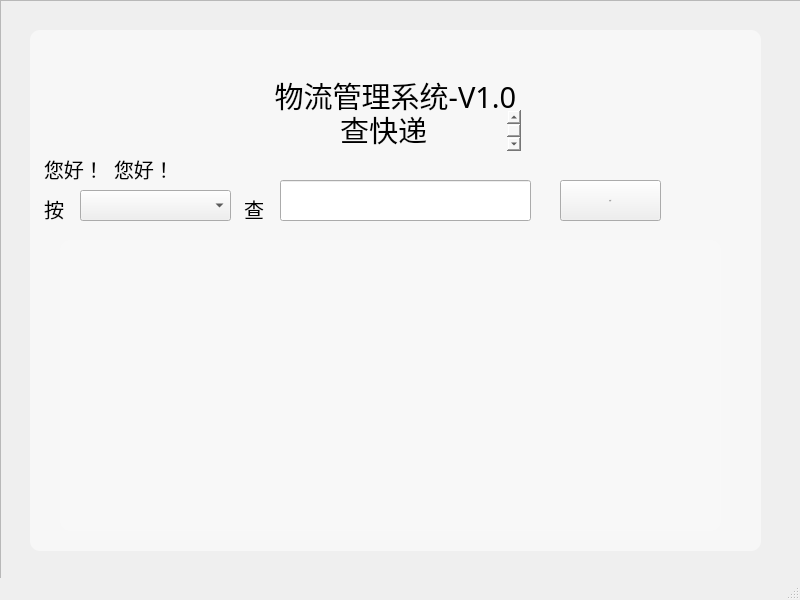
<?xml version="1.0" encoding="UTF-8"?>
<ui version="4.0">
 <class>pkgSearch</class>
 <widget class="QMainWindow" name="pkgSearch">
  <property name="geometry">
   <rect>
    <x>0</x>
    <y>0</y>
    <width>800</width>
    <height>600</height>
   </rect>
  </property>
  <property name="windowTitle">
   <string>MainWindow</string>
  </property>
  <property name="styleSheet">
   <string notr="true">#pkgSearch{border-image: url(:/img/navi_background.png);}
</string>
  </property>
  <widget class="QWidget" name="centralwidget">
   <widget class="QFrame" name="mainFrame">
    <property name="geometry">
     <rect>
      <x>0</x>
      <y>0</y>
      <width>811</width>
      <height>591</height>
     </rect>
    </property>
    <property name="styleSheet">
     <string notr="true"/>
    </property>
    <property name="frameShape">
     <enum>QFrame::StyledPanel</enum>
    </property>
    <property name="frameShadow">
     <enum>QFrame::Raised</enum>
    </property>
    <widget class="QTextBrowser" name="textBrowser">
     <property name="geometry">
      <rect>
       <x>30</x>
       <y>30</y>
       <width>731</width>
       <height>521</height>
      </rect>
     </property>
     <property name="styleSheet">
      <string notr="true">border-width:0px;
border-style:outset;
border-radius:10px;
background-color:rgba(255,255,255,0.5);</string>
     </property>
    </widget>
    <widget class="QTextBrowser" name="title3_3">
     <property name="geometry">
      <rect>
       <x>40</x>
       <y>190</y>
       <width>31</width>
       <height>41</height>
      </rect>
     </property>
     <property name="font">
      <font>
       <family>SimHei</family>
       <pointsize>-1</pointsize>
       <weight>50</weight>
       <italic>false</italic>
       <bold>false</bold>
      </font>
     </property>
     <property name="styleSheet">
      <string notr="true">background-color: rgba(255, 255, 255,0);
border-width:0;border-style:outset;
font:20px &quot;SimHei&quot;</string>
     </property>
     <property name="html">
      <string>&lt;!DOCTYPE HTML PUBLIC &quot;-//W3C//DTD HTML 4.0//EN&quot; &quot;http://www.w3.org/TR/REC-html40/strict.dtd&quot;&gt;
&lt;html&gt;&lt;head&gt;&lt;meta name=&quot;qrichtext&quot; content=&quot;1&quot; /&gt;&lt;style type=&quot;text/css&quot;&gt;
p, li { white-space: pre-wrap; }
&lt;/style&gt;&lt;/head&gt;&lt;body style=&quot; font-family:'SimHei'; font-size:20px; font-weight:400; font-style:normal;&quot;&gt;
&lt;p style=&quot; margin-top:0px; margin-bottom:0px; margin-left:0px; margin-right:0px; -qt-block-indent:0; text-indent:0px;&quot;&gt;&lt;span style=&quot; font-family:'黑体'; font-size:20px;&quot;&gt;按&lt;/span&gt;&lt;/p&gt;&lt;/body&gt;&lt;/html&gt;</string>
     </property>
    </widget>
    <widget class="QTableView" name="mainTable">
     <property name="geometry">
      <rect>
       <x>60</x>
       <y>240</y>
       <width>661</width>
       <height>291</height>
      </rect>
     </property>
     <property name="font">
      <font>
       <family>SimHei</family>
       <pointsize>-1</pointsize>
      </font>
     </property>
     <property name="styleSheet">
      <string notr="true">border-width:0px;
border-style:outset;
border-radius:10px;
background-color:rgba(255,255,255,0.1);
font-family: SimHei;
font-size:10px;</string>
     </property>
    </widget>
    <widget class="QPushButton" name="Get">
     <property name="geometry">
      <rect>
       <x>560</x>
       <y>180</y>
       <width>101</width>
       <height>41</height>
      </rect>
     </property>
     <property name="font">
      <font>
       <family>SimHei</family>
       <pointsize>-1</pointsize>
       <weight>50</weight>
       <italic>false</italic>
       <bold>false</bold>
      </font>
     </property>
     <property name="styleSheet">
      <string notr="true">font:20px &quot;SimHei&quot;;</string>
     </property>
     <property name="text">
      <string>查！</string>
     </property>
    </widget>
    <widget class="QTextBrowser" name="title3_4">
     <property name="geometry">
      <rect>
       <x>240</x>
       <y>190</y>
       <width>31</width>
       <height>41</height>
      </rect>
     </property>
     <property name="font">
      <font>
       <family>SimHei</family>
       <pointsize>-1</pointsize>
       <weight>50</weight>
       <italic>false</italic>
       <bold>false</bold>
      </font>
     </property>
     <property name="styleSheet">
      <string notr="true">background-color: rgba(255, 255, 255,0);
border-width:0;border-style:outset;
font:20px &quot;SimHei&quot;</string>
     </property>
     <property name="html">
      <string>&lt;!DOCTYPE HTML PUBLIC &quot;-//W3C//DTD HTML 4.0//EN&quot; &quot;http://www.w3.org/TR/REC-html40/strict.dtd&quot;&gt;
&lt;html&gt;&lt;head&gt;&lt;meta name=&quot;qrichtext&quot; content=&quot;1&quot; /&gt;&lt;style type=&quot;text/css&quot;&gt;
p, li { white-space: pre-wrap; }
&lt;/style&gt;&lt;/head&gt;&lt;body style=&quot; font-family:'SimHei'; font-size:20px; font-weight:400; font-style:normal;&quot;&gt;
&lt;p style=&quot; margin-top:0px; margin-bottom:0px; margin-left:0px; margin-right:0px; -qt-block-indent:0; text-indent:0px;&quot;&gt;&lt;span style=&quot; font-family:'黑体'; font-size:20px;&quot;&gt;查&lt;/span&gt;&lt;/p&gt;&lt;/body&gt;&lt;/html&gt;</string>
     </property>
    </widget>
    <widget class="QComboBox" name="type">
     <property name="geometry">
      <rect>
       <x>80</x>
       <y>190</y>
       <width>151</width>
       <height>31</height>
      </rect>
     </property>
     <property name="font">
      <font>
       <family>SimHei</family>
       <pointsize>-1</pointsize>
       <weight>50</weight>
       <italic>false</italic>
       <bold>false</bold>
      </font>
     </property>
     <property name="styleSheet">
      <string notr="true">font:20px &quot;SimHei&quot;;</string>
     </property>
    </widget>
    <widget class="QLineEdit" name="keyWord">
     <property name="geometry">
      <rect>
       <x>280</x>
       <y>180</y>
       <width>251</width>
       <height>41</height>
      </rect>
     </property>
     <property name="styleSheet">
      <string notr="true">font:20px &quot;SimHei&quot;;</string>
     </property>
     <property name="text">
      <string/>
     </property>
    </widget>
    <widget class="QTextBrowser" name="title2">
     <property name="geometry">
      <rect>
       <x>260</x>
       <y>110</y>
       <width>261</width>
       <height>41</height>
      </rect>
     </property>
     <property name="font">
      <font>
       <family>SimHei</family>
       <pointsize>-1</pointsize>
       <weight>50</weight>
       <italic>false</italic>
       <bold>false</bold>
      </font>
     </property>
     <property name="styleSheet">
      <string notr="true">background-color: rgba(255, 255, 255,0);
border-width:0;border-style:outset;
font:29px &quot;SimHei&quot;;</string>
     </property>
     <property name="html">
      <string>&lt;!DOCTYPE HTML PUBLIC &quot;-//W3C//DTD HTML 4.0//EN&quot; &quot;http://www.w3.org/TR/REC-html40/strict.dtd&quot;&gt;
&lt;html&gt;&lt;head&gt;&lt;meta name=&quot;qrichtext&quot; content=&quot;1&quot; /&gt;&lt;style type=&quot;text/css&quot;&gt;
p, li { white-space: pre-wrap; }
&lt;/style&gt;&lt;/head&gt;&lt;body style=&quot; font-family:'SimHei'; font-size:29px; font-weight:400; font-style:normal;&quot;&gt;
&lt;p align=&quot;center&quot; style=&quot; margin-top:0px; margin-bottom:0px; margin-left:0px; margin-right:0px; -qt-block-indent:0; text-indent:0px;&quot;&gt;&lt;span style=&quot; font-family:'黑体'; font-size:29px;&quot;&gt;查快递&lt;/span&gt;&lt;/p&gt;&lt;/body&gt;&lt;/html&gt;</string>
     </property>
    </widget>
    <widget class="QTextBrowser" name="title">
     <property name="geometry">
      <rect>
       <x>240</x>
       <y>70</y>
       <width>311</width>
       <height>61</height>
      </rect>
     </property>
     <property name="font">
      <font>
       <family>SimHei</family>
       <pointsize>-1</pointsize>
       <weight>50</weight>
       <italic>false</italic>
       <bold>false</bold>
      </font>
     </property>
     <property name="styleSheet">
      <string notr="true">background-color: rgba(255, 255, 255,0);
border-width:0;border-style:outset;
font:29px &quot;SimHei&quot;;</string>
     </property>
     <property name="html">
      <string>&lt;!DOCTYPE HTML PUBLIC &quot;-//W3C//DTD HTML 4.0//EN&quot; &quot;http://www.w3.org/TR/REC-html40/strict.dtd&quot;&gt;
&lt;html&gt;&lt;head&gt;&lt;meta name=&quot;qrichtext&quot; content=&quot;1&quot; /&gt;&lt;style type=&quot;text/css&quot;&gt;
p, li { white-space: pre-wrap; }
&lt;/style&gt;&lt;/head&gt;&lt;body style=&quot; font-family:'SimHei'; font-size:29px; font-weight:400; font-style:normal;&quot;&gt;
&lt;p align=&quot;center&quot; style=&quot; margin-top:0px; margin-bottom:0px; margin-left:0px; margin-right:0px; -qt-block-indent:0; text-indent:0px;&quot;&gt;&lt;span style=&quot; font-family:'黑体'; font-size:29px;&quot;&gt;物流管理系统-V1.0&lt;/span&gt;&lt;/p&gt;&lt;/body&gt;&lt;/html&gt;</string>
     </property>
    </widget>
    <widget class="QTextBrowser" name="title3_2">
     <property name="geometry">
      <rect>
       <x>40</x>
       <y>150</y>
       <width>81</width>
       <height>41</height>
      </rect>
     </property>
     <property name="font">
      <font>
       <family>SimHei</family>
       <pointsize>-1</pointsize>
       <weight>50</weight>
       <italic>false</italic>
       <bold>false</bold>
      </font>
     </property>
     <property name="styleSheet">
      <string notr="true">background-color: rgba(255, 255, 255,0);
border-width:0;border-style:outset;
font:20px &quot;SimHei&quot;;</string>
     </property>
     <property name="html">
      <string>&lt;!DOCTYPE HTML PUBLIC &quot;-//W3C//DTD HTML 4.0//EN&quot; &quot;http://www.w3.org/TR/REC-html40/strict.dtd&quot;&gt;
&lt;html&gt;&lt;head&gt;&lt;meta name=&quot;qrichtext&quot; content=&quot;1&quot; /&gt;&lt;style type=&quot;text/css&quot;&gt;
p, li { white-space: pre-wrap; }
&lt;/style&gt;&lt;/head&gt;&lt;body style=&quot; font-family:'SimHei'; font-size:20px; font-weight:400; font-style:normal;&quot;&gt;
&lt;p style=&quot; margin-top:0px; margin-bottom:0px; margin-left:0px; margin-right:0px; -qt-block-indent:0; text-indent:0px;&quot;&gt;&lt;span style=&quot; font-family:'黑体'; font-size:20px;&quot;&gt;您好！&lt;/span&gt;&lt;/p&gt;&lt;/body&gt;&lt;/html&gt;</string>
     </property>
    </widget>
    <widget class="QTextBrowser" name="name">
     <property name="geometry">
      <rect>
       <x>110</x>
       <y>150</y>
       <width>81</width>
       <height>41</height>
      </rect>
     </property>
     <property name="font">
      <font>
       <family>SimHei</family>
       <pointsize>-1</pointsize>
       <weight>50</weight>
       <italic>false</italic>
       <bold>false</bold>
      </font>
     </property>
     <property name="styleSheet">
      <string notr="true">background-color: rgba(255, 255, 255,0);
border-width:0;border-style:outset;
font:20px &quot;SimHei&quot;;</string>
     </property>
     <property name="html">
      <string>&lt;!DOCTYPE HTML PUBLIC &quot;-//W3C//DTD HTML 4.0//EN&quot; &quot;http://www.w3.org/TR/REC-html40/strict.dtd&quot;&gt;
&lt;html&gt;&lt;head&gt;&lt;meta name=&quot;qrichtext&quot; content=&quot;1&quot; /&gt;&lt;style type=&quot;text/css&quot;&gt;
p, li { white-space: pre-wrap; }
&lt;/style&gt;&lt;/head&gt;&lt;body style=&quot; font-family:'SimHei'; font-size:20px; font-weight:400; font-style:normal;&quot;&gt;
&lt;p style=&quot; margin-top:0px; margin-bottom:0px; margin-left:0px; margin-right:0px; -qt-block-indent:0; text-indent:0px;&quot;&gt;&lt;span style=&quot; font-family:'黑体'; font-size:20px;&quot;&gt;您好！&lt;/span&gt;&lt;/p&gt;&lt;/body&gt;&lt;/html&gt;</string>
     </property>
    </widget>
   </widget>
  </widget>
  <widget class="QMenuBar" name="menubar">
   <property name="geometry">
    <rect>
     <x>0</x>
     <y>0</y>
     <width>800</width>
     <height>23</height>
    </rect>
   </property>
  </widget>
  <widget class="QStatusBar" name="statusbar"/>
 </widget>
 <resources/>
 <connections/>
</ui>
